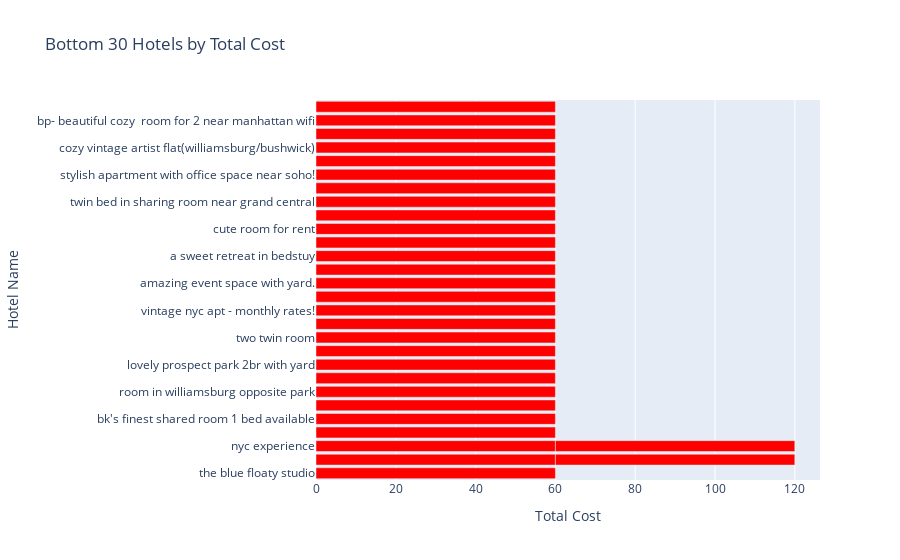

The code cell stored with this chart in its notebook:
### Code cell
# Sort the DataFrame by 'service_fee' in ascending order and select the bottom 30 rows
bottom_30_df = data.sort_values(by='total_cost').head(30)

# Create the bar plot using Plotly Express
fig = px.bar(bottom_30_df, x='total_cost', y='name', 
             labels={'total_cost': 'Total Cost', 'name': 'Hotel Name'},
             title='Bottom 30 Hotels by Total Cost')

# Customize the appearance of the plot (optional)
fig.update_layout(xaxis_title_text='Total Cost', yaxis_title_text='Hotel Name')
fig.update_traces(marker_color='red')  # Change the bar color if desired

# Show the plot
fig.show()

### Figure 1 — Plotly figure (JSON) as saved in the notebook; plotly's stock layout.template omitted (floating-point values rounded to 4 significant figures)
{"data": [{"alignmentgroup": "True", "hovertemplate": "Total Cost=%{x}<br>Hotel Name=%{y}<extra></extra>", "legendgroup": "", "marker": {"color": "red", "pattern": {"shape": ""}}, "name": "", "offsetgroup": "", "orientation": "h", "showlegend": false, "textposition": "auto", "type": "bar", "x": [60, 60, 60, 60, 60, 60, 60, 60, 60, 60, 60, 60, 60, 60, 60, 60, 60, 60, 60, 60, 60, 60, 60, 60, 60, 60, 60, 60, 60, 60], "xaxis": "x", "y": ["the blue floaty studio", "spacious bedroom with private entrance + roofdeck", "nyc experience", "1 bed in a 4-bed mixed  dorm with private bathroom", "spacious bedroom with private entrance + roofdeck", "bk's finest shared room 1 bed available", "close to nyc with no cleaning fees —-q", "room in williamsburg opposite park", "beautiful king bed hotel room", "lovely prospect park 2br with yard", "3 bedroom apartment near central park", "two twin room", "artists' studio in the heart of williamsburg", "vintage nyc apt - monthly rates!", "nyc experience", "cozy getaway, steps from the train, stocked fridge", "amazing event space with yard.", "private room w/private half bathroom", "a sweet retreat in bedstuy", "lovely 2 bdr unit in mill basin area of brooklyn", "cute room for rent", "spacious bed & private bath in renovated townhouse", "twin bed in sharing room near grand central", "the place is a brand new gut renovated apartment.", "stylish apartment with office space near soho!", "williamsburg apartment", "cozy vintage artist flat(williamsburg/bushwick)", "sunny bedroom on bed-stuy/bushwick boarder", "bp- beautiful cozy  room for 2 near manhattan wifi", "nice private room, 2 blocks from times square."], "yaxis": "y"}], "layout": {"barmode": "relative", "legend": {"tracegroupgap": 0}, "title": {"text": "Bottom 30 Hotels by Total Cost"}, "xaxis": {"anchor": "y", "domain": [0, 1], "title": {"text": "Total Cost"}}, "yaxis": {"anchor": "x", "domain": [0, 1], "title": {"text": "Hotel Name"}}}}
